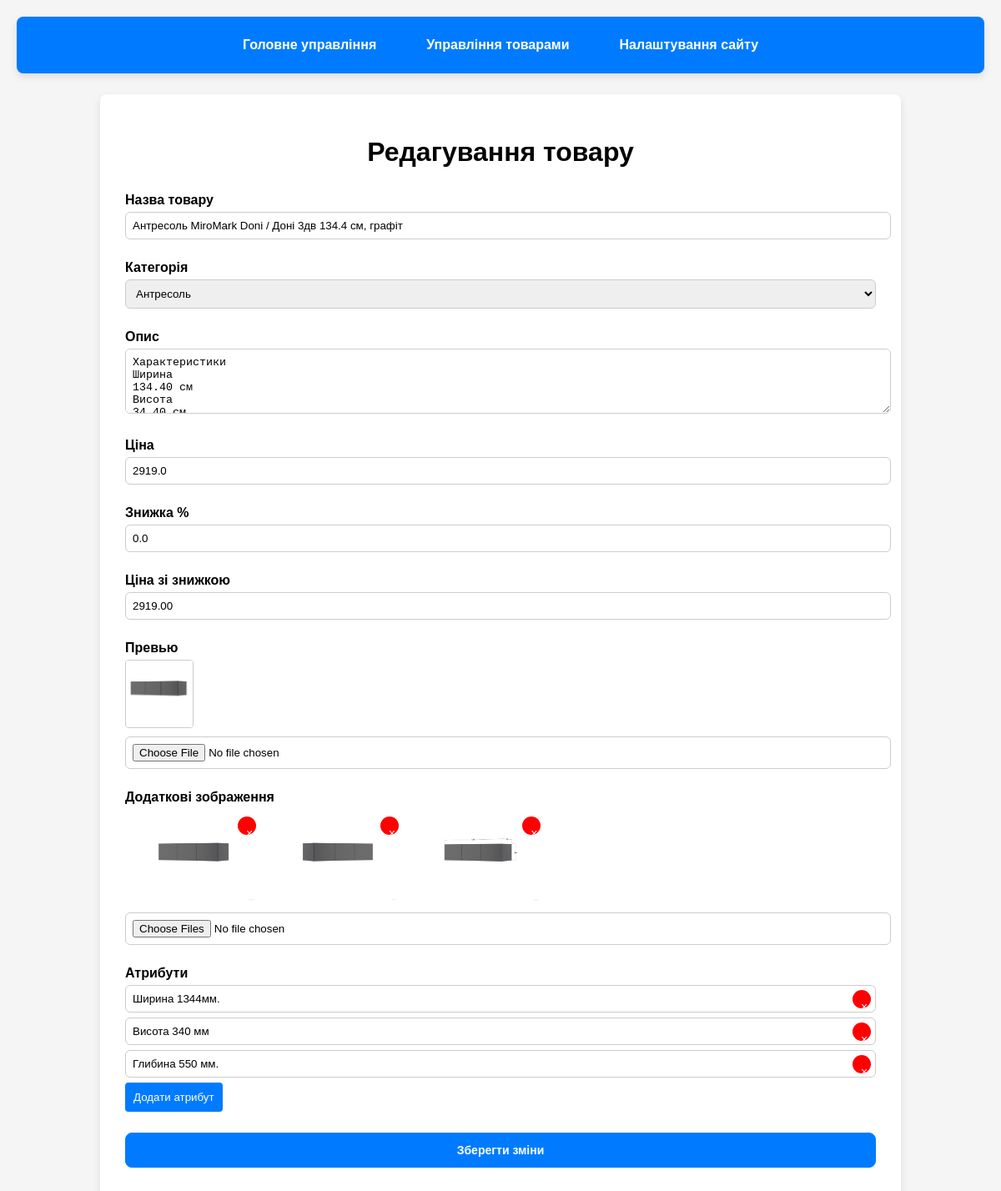
Before: /update_product/5 with the older database file.
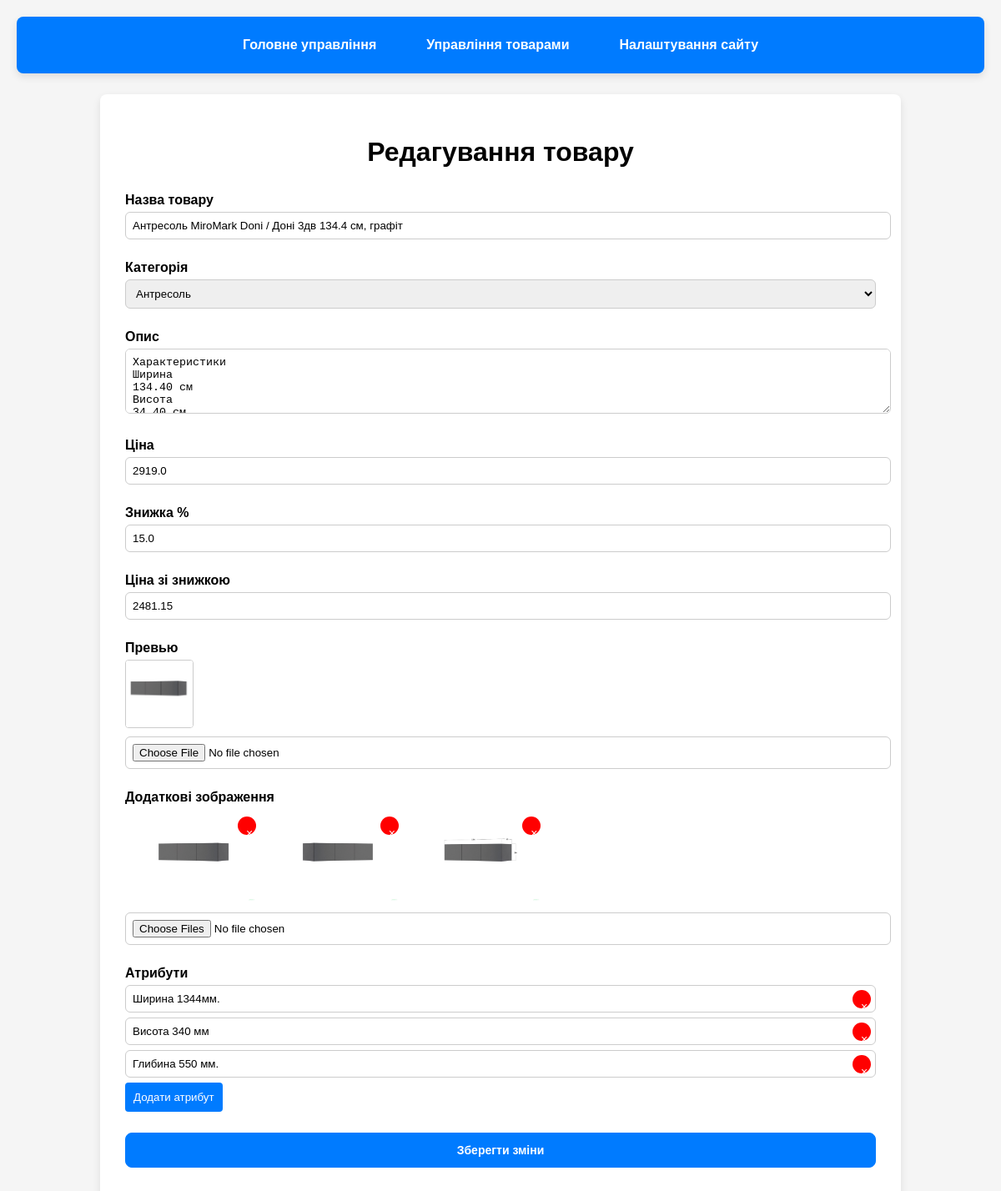
After: the same page with the newer database file.
### models/models.py (models this page shows, shortened)
class Product(Base):
    __tablename__ = "products"
    id = Column(Integer, primary_key=True)
    name = Column(String(255), nullable=False)
    description = Column(Text, default="")
    price = Column(Float, default=0.0, nullable=False)  # базовая цена
    discount_percent = Column(Float, default=0.0, nullable=False)
    preview = Column(String(512), nullable=True)  # путь к превью/файлу
    category_id = Column(Integer, ForeignKey("categories.id"), nullable=True)
    attributes = Column(Text, default="")
    created_at = Column(DateTime, default=datetime.utcnow)
    updated_at = Column(DateTime, default=datetime.utcnow, onupdate=datetime.utcnow)
    category = relationship("Category", back_populates="products")
    images = relationship(
        "ProductImage", back_populates="product", cascade="all, delete-orphan"
    )

### routers/admin_routes/products.py (the view, shortened to what this page needs)
@products_bp.route("/update_product/<int:product_id>", methods=["GET", "POST"])
def update_product(product_id):
    db = SessionLocal()
    try:
        product = (
            db.query(Product)
            .options(joinedload(Product.images), joinedload(Product.category))
            .get(product_id)
        )
        categories = db.query(Category).order_by(Category.name).all()
        if request.method == "GET":
            attributes = []
            if product and getattr(product, "attributes", None):
                try:
                    attributes = [a for a in product.attributes.split(";") if a]
                except Exception:
                    attributes = []
            return render_template(
                "edit_product.html",
                product=product,
                categories=categories,
                attributes=attributes,
            )
    except Exception as e:
        db.rollback()
        print("Update product error:", e)
        flash("Ошибка при обновлении товара", "error")
        return redirect(url_for("admin.admin_products"))
    finally:
        db.close()

### main.py (called while the page is built)
@app.context_processor
def inject_urls():
    return {
        "urls": {
            "delete_category": url_for("categories.delete_category"),
            "add_category": url_for("categories.add_category"),
        }
    }

### templates/edit_product.html (shortened to what this page needs)
<!DOCTYPE html>
<html lang="ru">
<head>
    <link rel="stylesheet" href="{{ url_for('static', filename='css/admin-panel-styles.css') }}">
    <link rel="stylesheet" href="{{ url_for('static', filename='css/admin-products.css') }}">
</head>
<body>
<nav class="admin-nav">
      <a href="{{ url_for('admin.admin_panel') }}" class="nav-btn">Головне управління</a>
  <a href="{{ url_for('admin.admin_products') }}" class="nav-btn">Управління товарами</a>
  <a href="{{ url_for('admin.admin_settings') }}" class="nav-btn">Налаштування сайту</a>
</nav>
<div class="admin-container">
    <h1>Редагування товару</h1>
    <form id="edit-product-form" method="POST" action="{{ url_for('products.update_product', product_id=product.id) }}" enctype="multipart/form-data">
        <div class="form-group">
            <label for="product-name">Назва товару</label>
            <input type="text" name="product-name" id="product-name" value="{{ product.name }}">
        </div>
        <div class="form-group">
            <label for="product-category">Категорія</label>
            <select name="product-category" id="product-category">
                {% for cat in categories %}
                    <option value="{{ cat.id }}" {% if product.category and product.category.id == cat.id %}selected{% endif %}>{{ cat.name }}</option>
                {% endfor %}
            </select>
        </div>
        <div class="form-group">
            <label for="product-description">Опис</label>
            <textarea name="product-description" id="product-description" rows="4">{{ product.description }}</textarea>
        </div>
        <div class="form-group">
            <label for="product-price">Ціна</label>
            <input type="number" step="0.01" name="product-price" id="product-price" value="{{ product.price }}">
        </div>
        <div class="form-group">
            <label for="discount-percent">Знижка %</label>
            <input type="number" step="0.01" name="discount_percent" id="discount-percent" value="{{ product.discount_percent }}">
        </div>
        <div class="form-group">
            <label for="price-with-discount">Ціна зі знижкою</label>
            <input type="text" id="price-with-discount" readonly value="" />
        </div>
        <div class="form-group">
            <label>Превью</label>
            {% if product.preview %}
                <img src="{{ url_for('static', filename=product.preview[7:] if product.preview.startswith('static/') else product.preview) }}" class="preview-img" id="current-preview">
            {% endif %}
            <input type="file" name="product-preview" accept="image/*">
        </div>
        <div class="form-group">
            <label>Додаткові зображення</label>
            <div id="additional-images">
                {% for img_path in product.images|map(attribute='path') %}
                    <div class="image-item">
                        <img src="{{ url_for('static', filename=img_path[7:] if img_path.startswith('static/') else img_path) }}" class="additional-img">
                        <button type="button" class="delete-img">&times;</button>
                    </div>
                {% endfor %}
            </div>
            <input type="file" name="product-images" multiple accept="image/*">
        </div>
        <div class="form-group">
            <label>Атрибути</label>
            <div id="attributes">
                {% for attr in attributes %}
                    <div class="attribute-item">
                        <input type="text" name="attribute" value="{{ attr }}">
                        <button type="button" class="delete-img">&times;</button>
                    </div>
                {% endfor %}
            </div>
            <button type="button" id="add-attribute">Додати атрибут</button>
        </div>
        <button type="submit" class="btn">Зберегти зміни</button>
    </form>
</div>
</body>
</html>

Changed rows visible on the page:
changed Product "Антресоль MiroMark Doni / Доні 3дв 134.4 см, графіт": discount_percent "0.0" → "15.0"
Other visible differences:
form field value: "2919.00" → "2481.15"
